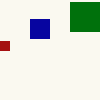
Frame 1 (no input)
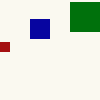
Frame 60 (the mouse pressed at the canvas centre just before this capture)
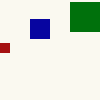
Frame 120 (the mouse held since frame 60 and released just before this capture)

The Processing sketch that drew these frames (run headless with seeded random() and noise(); from frame 60 on, the mouse is pressed at the canvas centre):

// Processing sketch: processing_59195
// ── processing_59195.pde

void setup () {
size(100,100);
smooth();
}

void draw() {
  background(250,249,240);
  int s = second();  // Values from 0 - 59
  int m = minute();  // Values from 0 - 59
  int h = hour();    // Values from 0 - 23
  noStroke();
  fill(165,17,17);
  rect(0, s, 10, 10);
  fill(7,5,160);
  rect(30, m, 20, 20);
  fill(0,113,12);
  rect(70, h, 30, 30);
}
